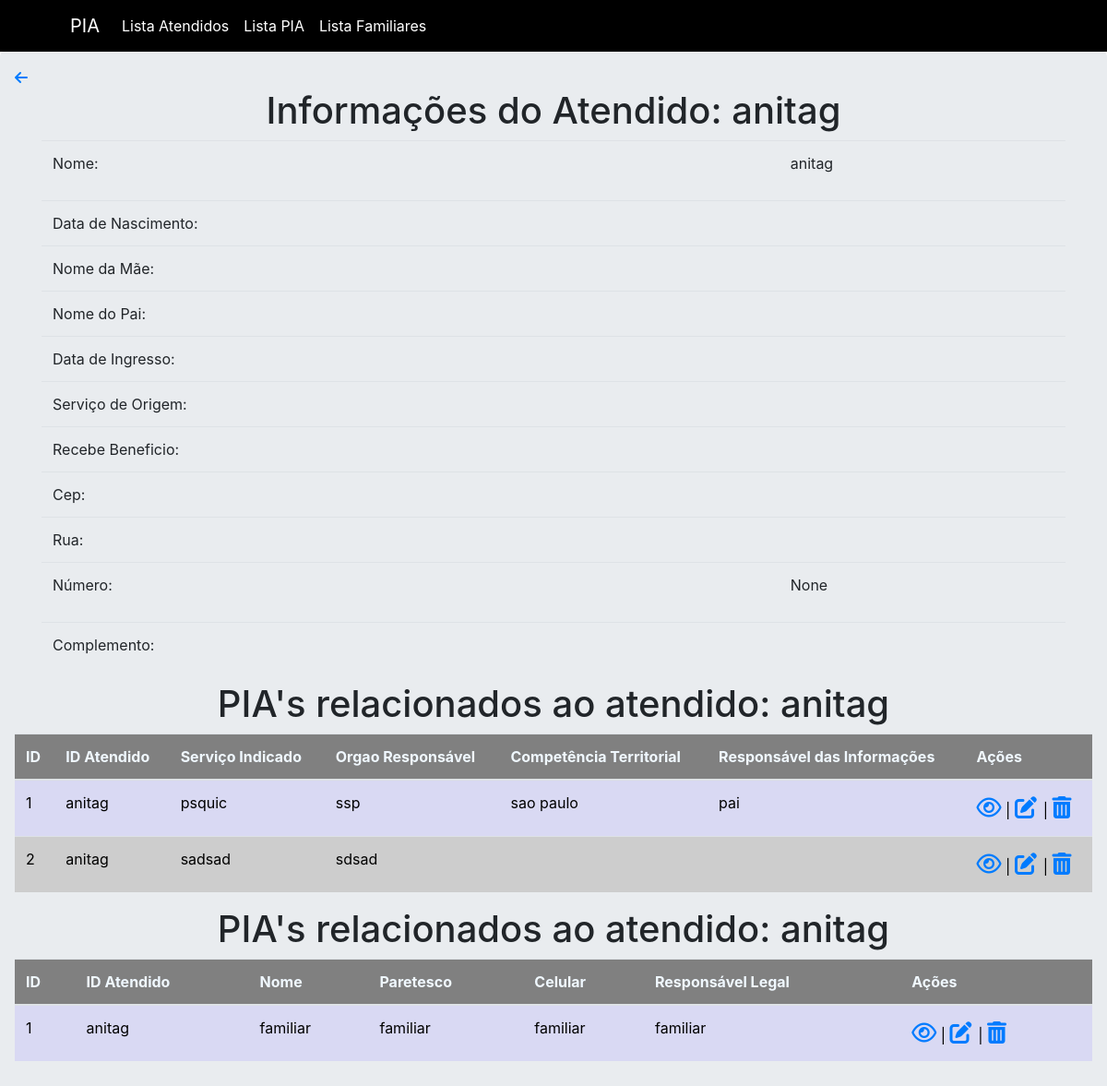
/2, run on the app's committed database.
### models.py (models this page shows, shortened)
class Paciente(db.Model):
    __tablename__ = "pacientes"
    id = db.Column('id', db.Integer, primary_key=True)
    nome = db.Column(db.String(150))
    dtNasc = db.Column(db.String(150))
    nomeMae = db.Column(db.String(150))
    nomePai = db.Column(db.String(150))
    dataIngresso = db.Column(db.String(150))
    servicoOrigem = db.Column(db.String(150))
    recebeBeneficio = db.Column(db.String(150))
    cep = db.Column(db.String(150))
    rua = db.Column(db.String(150))
    numero = db.Column(db.String(150))
    complemento = db.Column(db.String(150))

class PIA(db.Model):
    __tablename__ = "pias"
    id = db.Column('id', db.Integer, primary_key=True,)
    id_paciente = db.Column(db.String(150))
    serviço_indicado = db.Column(db.String(150))
    orgao_responsavel = db.Column(db.String(150))
    competencia_territorial = db.Column(db.String(150))
    responsavel_informaçoes = db.Column(db.String(150))
    acao_encaminhamento = db.Column(db.String(150))
    equipe_responsavel = db.Column(db.String(150))
    funcao = db.Column(db.String(150))
    nome_serviço = db.Column(db.String(150))
    email = db.Column(db.String(150))
    telefone = db.Column(db.String(150))
    endereço = db.Column(db.String(150))

class Familiar(db.Model):
    __tablename__ = "familiares"
    id = db.Column('id', db.Integer, primary_key=True)
    id_paciente = db.Column(db.String(150))
    nome = db.Column(db.String(150))
    dtNasc = db.Column(db.String(150))
    parentesco = db.Column(db.String(150))
    telefone = db.Column(db.String(150))
    celular = db.Column(db.String(150))
    responsavel_legal = db.Column(db.String(150))
    nacionalidade = db.Column(db.String(150))
    naturalidade = db.Column(db.String(150))
    cpf = db.Column(db.String(150))
    rg = db.Column(db.String(150))
    ocupaçao = db.Column(db.String(150))
    serviço_frequentado = db.Column(db.String(150))
    demanda = db.Column(db.String(150))
    cep = db.Column(db.String(150))
    rua = db.Column(db.String(150))
    numero = db.Column(db.String(150))
    complemento = db.Column(db.String(150))

### app.py (the view)
@app.route('/<int:id>')
def RetrievePaciente(id):
    pacientes = Paciente.query.filter_by(id=id).first()
    if pacientes:
        pias = PIA.query.filter_by(id_paciente=pacientes.nome).limit(10).all()
        familiares = Familiar.query.filter_by(id_paciente=pacientes.nome).limit(10).all()
        return render_template('infoPaciente.html', pacientes=pacientes, pias=pias, familiares=familiares)
    return f"Paciente with id={id} does not exist"

### app.py (called while the page is built)
@app.before_request
def create_table():
    db.create_all()

### templates/infoPaciente.html (shortened to what this page needs)
{% extends 'base.html' %}
{% block body %}
<div class="jumbotron p-3">
    <div class="well text-left">
        <a href="/"> <i class="fa-solid fa-arrow-left"></i></a> </div>
        <div class="well text-center">
    <div class="well text-center">
 <h1> Informações do Atendido: {{pacientes.nome}}</h1>
    </div>
</div>
<div class="container">
<form action='' method = "POST">
<table class="table">
    <tr>
        <td>Nome:</td>
        <td><p>{{pacientes.nome}}<p/>
</td>
    </tr>
    <tr>
        <td>Data de Nascimento:</td>
        <td>
<p>{{pacientes.dtNasc}}<p/>    </tr>
    <tr>
        <td>Nome da Mãe:</td>
        <td>
<p>{{pacientes.nomeMae}}<p/>    </tr>
    <tr>
        <td>Nome do Pai:</td>
        <td>
            <p>{{pacientes.nomePai}}<p/></td>
    </tr>
    <tr>
        <td>Data de Ingresso:</td>
        <td>
<p>{{pacientes.dataIngresso}}<p/>        </td>
    <tr>
        <td>Serviço de Origem:</td>
        <td>
 <p>{{pacientes.servicoOrigem}}<p/>        </td>
    <tr>
        <td>Recebe Beneficio:</td>
        <td>
<p>{{pacientes.recebeBeneficio}}<p/>    <tr>
        <td>Cep:</td>
        <td><p>{{pacientes.cep}}<p/>
    <tr>
        <td>Rua:</td>
        <td>
<p>{{pacientes.rua}}<p/>    <tr>
        <td>Número:</td>
        <td>
<p>{{pacientes.numero}}<p/>    <tr>
    <tr>
        <td>Complemento:</td>
        <td>
    </tr>
</table>
  </form>
</div>
       <div class="well text-center">
 <h1> PIA's relacionados ao atendido: {{pacientes.nome}}</h1>
    </div>
<table class="table">
     <thead style="background-color: gray;color: aliceblue;">
        <th>ID</th>
        <th>ID Atendido</th>
        <th>Serviço Indicado</th>
        <th>Orgao Responsável</th>
        <th>Competência Territorial</th>
        <th>Responsável das Informações</th>
     <th>Ações</th>
    </thead>
   <tbody id="tablePia">
    {% for pia in pias %}
    <tr
    {% if loop.index %2==0 %}
    style="background-color:RGB(205,205,205);color:black;"
    {% else %}
    style="background-color:RGB(217,217,243);color:black;"
    {% endif %}
    ><td>{{ loop.index }}</td>
    <td>{{pia.id_paciente}}</td>
    <td>{{pia.serviço_indicado}}</td>
    <td>{{pia.orgao_responsavel}}</td>
    <td>{{pia.competencia_territorial}}</td>
    <td>{{pia.responsavel_informaçoes}}</td>
    <td>
        <span style="font-size: 24px;color:red;">
          <a href="/pia/{{pia.id}}"> <i class="fa-regular fa-eye"></i></a></span> |
        <span style="font-size: 24px;color:white;">
       <a href="/{{pia.id}}/pia/edit"> <i class="fas fa-edit"></i></a> </span>
        | <span style="font-size: 24px;color:red;">
          <a href="/{{pia.id}}/pia/delete"> <i class="fas fa-trash-alt"></i></a></span>
    </td>
    {% endfor %}
   </tbody>
 </table>
     <div class="well text-center">
 <h1> PIA's relacionados ao atendido: {{pacientes.nome}}</h1>
    </div>
    <table class="table">
     <thead style="background-color: gray;color: aliceblue;">
        <th>ID</th>
        <th>ID Atendido</th>
        <th>Nome</th>
        <th>Paretesco</th>
        <th>Celular</th>
        <th>Responsável Legal</th>
     <th>Ações</th>
    </thead>
   <tbody id="tableFamiliar">
    {% for f in familiares %}
    <tr
    {% if loop.index %2==0 %}
    style="background-color:RGB(205,205,205);color:black;"
    {% else %}
    style="background-color:RGB(217,217,243);color:black;"
    {% endif %}
    ><td>{{ loop.index }}</td>
    <td>{{f.id_paciente}}</td>
    <td>{{f.nome}}</td>
    <td>{{f.parentesco}}</td>
    <td>{{f.celular}}</td>
    <td>{{f.responsavel_legal}}</td>
    <td>
        <span style="font-size: 24px;color:red;">
          <a href="/familiar/{{f.id}}"> <i class="fa-regular fa-eye"></i></a></span> |
        <span style="font-size: 24px;color:white;">
       <a href="/{{f.id}}/familiar/edit"> <i class="fas fa-edit"></i></a> </span>
        | <span style="font-size: 24px;color:red;">
          <a href="/{{f.id}}/familiar/delete"> <i class="fas fa-trash-alt"></i></a></span>
    </td>
    {% endfor %}
   </tbody>
 </table>
{% endblock %} </div>

### data on the page
Paciente: nome "anitag", numero "None"
PIA: id_paciente "anitag", serviço_indicado "psquic", orgao_responsavel "ssp", competencia_territorial "sao paulo", responsavel_informaçoes "pai"
PIA: id_paciente "anitag", serviço_indicado "sadsad", orgao_responsavel "sdsad"
Familiar: id_paciente "anitag", nome "familiar", parentesco "familiar", celular "familiar", responsavel_legal "familiar"
